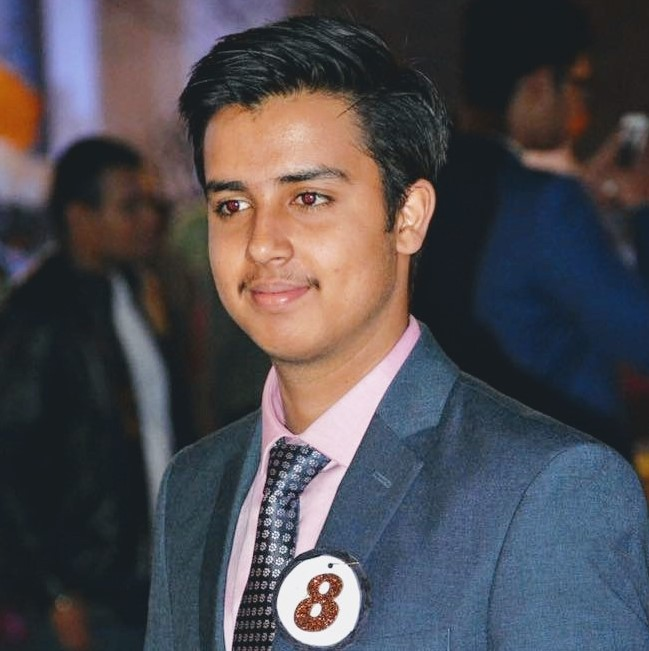
#> input picture pic.jpg, 649 x 651 px
$ jupyter execute 'Image processing.ipynb'
#> lines starting #> are read from the running program, lines starting #| are printed output that depends on the picture; after the words box and inside, x2 and y2 are one past the last pixel; in counts of white or black regions, pixels touching at a corner belong together
[cell 1]
import cv2

[cell 2]
photo=cv2.imread("pic.jpg")
#> photo is the input picture: shape (651, 649, 3); mean B, G, R 81.3, 75.9, 78.7

[cell 3]
cv2.imshow("bosco",photo)
cv2.waitKey()
cv2.destroyAllWindows()

[cell 4]
photo

[cell 5]
photo[10]=125
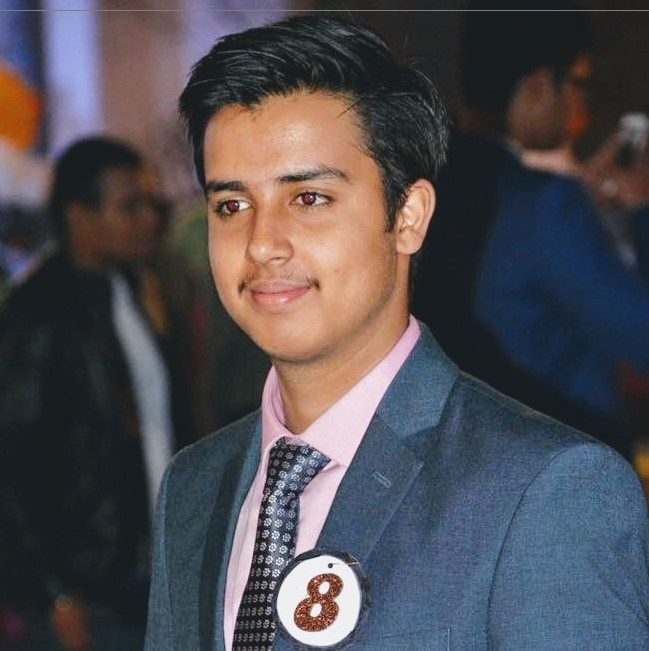
#> photo: shape (651, 649, 3); 0.15% of pixels changed, all inside (x1, y1, x2, y2) = (0, 10, 649, 11)

[cell 6]
cropphoto=photo[:100,:100]
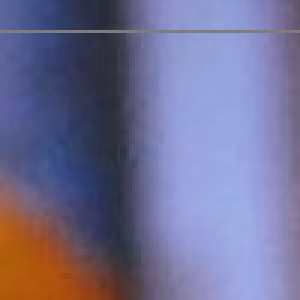
#> cropphoto: shape (100, 100, 3) (shown 3 times larger); mean B, G, R 147.1, 110.8, 113.4

$ run again, with boscothepug.jpg copied over pic.jpg
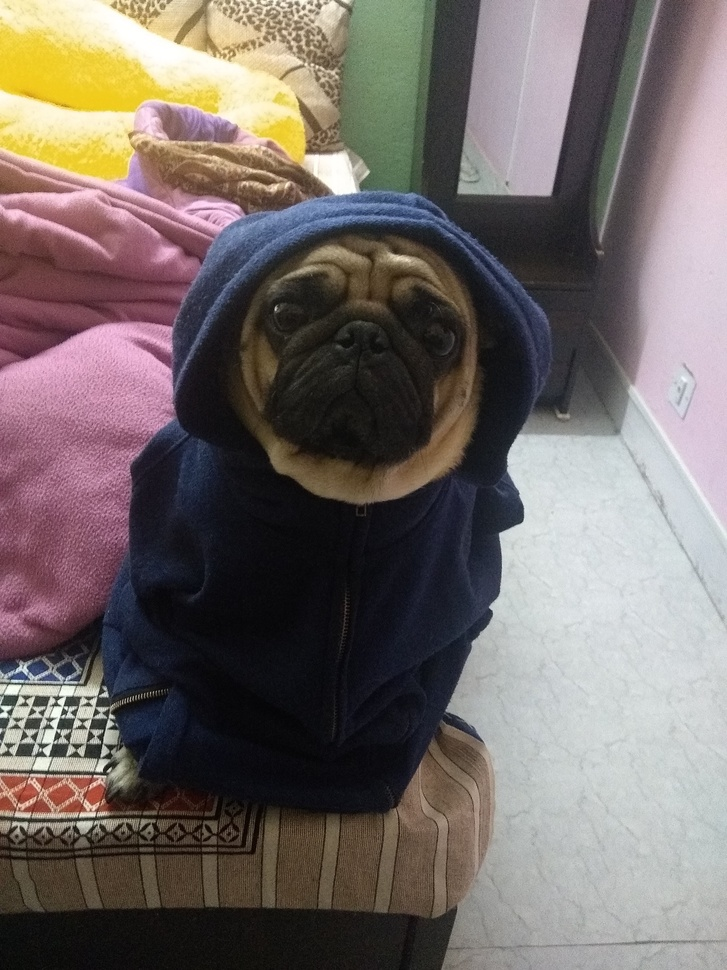
#> input picture boscothepug.jpg, 727 x 970 px, shrunk from 3072 x 4096 before the run
#> photo is the input picture: shape (970, 727, 3); mean B, G, R 104.1, 107.3, 116.5
#> `photo[10]=125`:
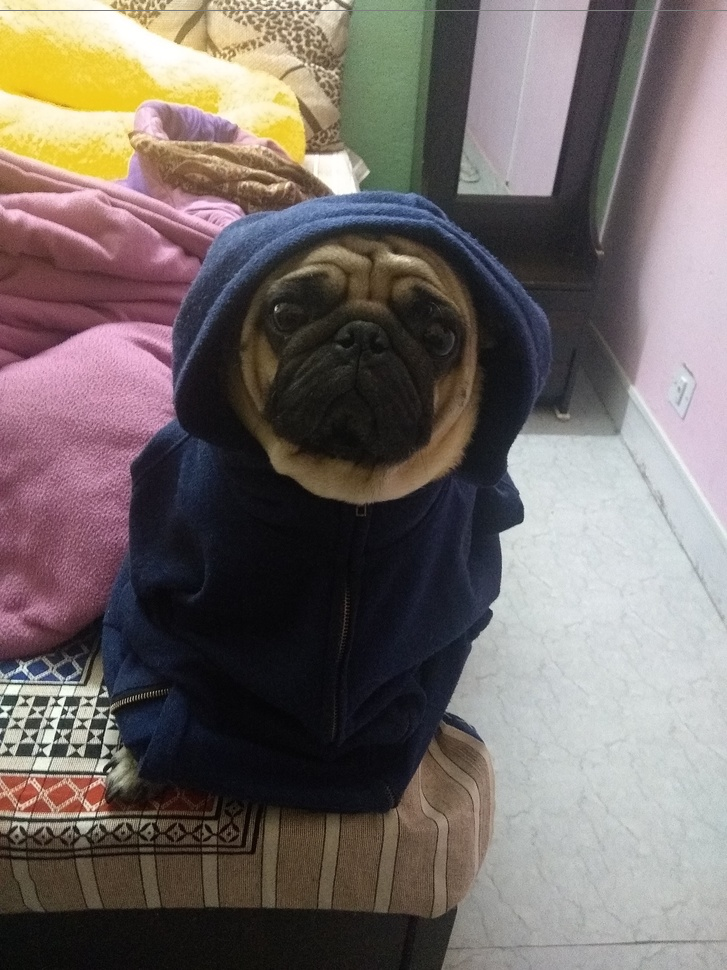
#> photo: shape (970, 727, 3); 0.1% of pixels changed, all inside (x1, y1, x2, y2) = (0, 10, 727, 11)
#> `cropphoto=photo[:100,:100]`:
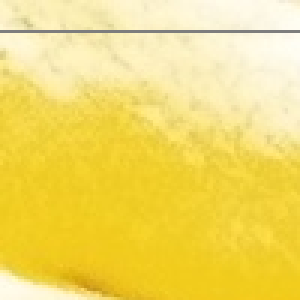
#> cropphoto: shape (100, 100, 3) (shown 3 times larger); mean B, G, R 103.8, 218.9, 243.4
